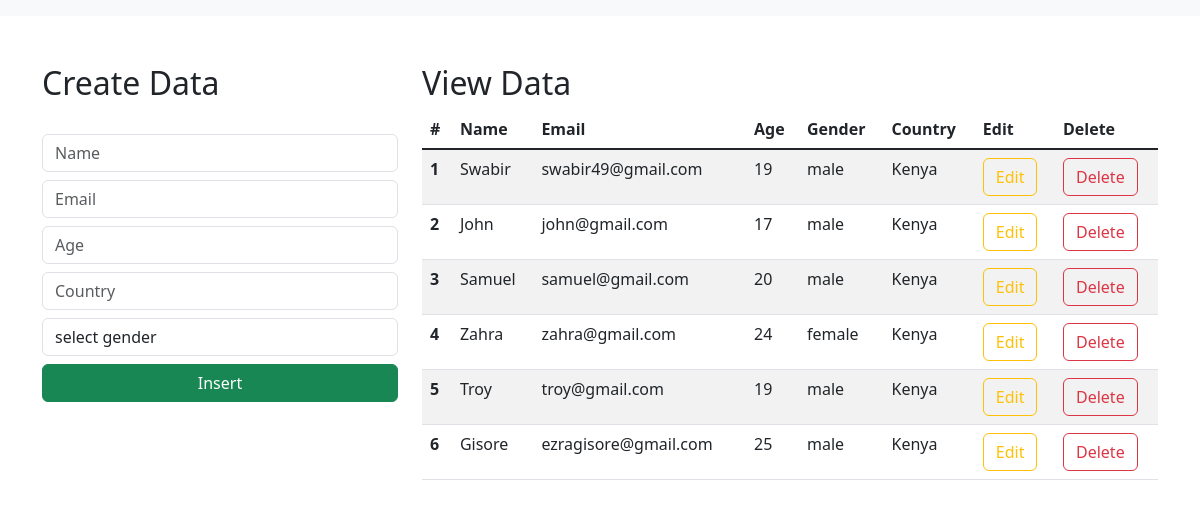
The page / on the database its author committed.
### CRUD/models.py (models this page shows)
class Student(models.Model):
    name = models.CharField(max_length=50, blank=False, null=False)
    email = models.EmailField()
    age = models.IntegerField()
    gender = models.CharField(max_length=50, blank=False, null=False)
    country = models.CharField(max_length=50, blank=False, null=False, default='Kenya')

### CRUD/views.py (the view)
# urls.py: path('', views.index_page, name='index'),
def index_page(request):
    data = Student.objects.all()
    context = {"data": data}
    return render(request, "index.html", context)

### templates/index.html (shortened to what this page needs)
<html lang="en">
    <link href="https://cdn.jsdelivr.net/npm/bootstrap@5.3.0-alpha1/dist/css/bootstrap.min.css" rel="stylesheet">
  <head>
  </head>
  <body>
    <nav class="navbar navbar-expand-lg bg-body-tertiary">
      </nav>
      <div class="container mt-5">
        <div class="row">
            <div class="col-md-4">
                <h2>Create Data</h2>
                <br>
                <form action="/insert" method="post">
                    <div class="form-group">
                        <input type="text" class="form-control" placeholder="Name" name="name" required>
                    </div>
                    <div class="form-group">
                        <input type="email" class="form-control  mt-2" placeholder="Email" name="email" required>
                    </div>
                    <div class="form-group">
                        <input type="number" class="form-control  mt-2" placeholder="Age" name="age" required>
                    </div>
                    <div class="form-group">
                        <input type="text" class="form-control  mt-2" placeholder="Country" name="Country" required>
                    </div>
                    <div class="form-group mt-2">
                        <select id="gender" name="gender" class="form-control" required>
                            <option selected>select gender</option>
                        </select>
                    </div>
                    <div class="d-grid gap-2">
                        <button class="btn btn-success mt-2" type="submit">Insert</button>
                    </div>
                </form>
            </div>
            <div class="col-md-8">
                <h2>View Data</h2>
                <table class="table table-striped table-hover">
                    <thead>
                      <tr>
                        <th scope="col">#</th>
                        <th scope="col">Name</th>
                        <th scope="col">Email</th>
                        <th scope="col">Age</th>
                        <th scope="col">Gender</th>
                        <th scope="col"> Country</th>
                        <th scope="col">Edit</th>
                        <th scope="col">Delete</th>
                      </tr>
                    </thead>
                    <tbody class="table-group-divider">
                    {% for d in data %}
                      <tr>
                        <th scope="row">{{d.id}}</th>
                        <td>{{d.name}}</td>
                        <td>{{d.email}}</td>
                        <td>{{d.age}}</td>
                        <td>{{d.gender}}</td>
                        <td>{{d.country}}</td>
                        <td><a href="/update/{{d.id}}" type="button" class="btn btn-outline-warning">Edit</a></td>
                        <td><a href="/delete/{{d.id}}" type="button" class="btn btn-outline-danger">Delete</a></td>
                      </tr>
                    {% endfor %}
                    </tbody>
                  </table>
            </div>
        </div>
      </div>
  </body>
</html>

### rows shown on the page
Student: id "1", name "Swabir", email "swabir49@gmail.com", age "19", gender "male", country "Kenya"
Student: id "2", name "John", email "john@gmail.com", age "17", gender "male", country "Kenya"
Student: id "3", name "Samuel", email "samuel@gmail.com", age "20", gender "male", country "Kenya"
Student: id "4", name "Zahra", email "zahra@gmail.com", age "24", gender "female", country "Kenya"
Student: id "5", name "Troy", email "troy@gmail.com", age "19", gender "male", country "Kenya"
Student: id "6", name "Gisore", email "ezragisore@gmail.com", age "25", gender "male", country "Kenya"
